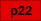
    <widget class="QFrame" name="frame_14">
     <property name="geometry">
      <rect>
       <x>60</x>
       <y>50</y>
       <width>41</width>
       <height>21</height>
      </rect>
     </property>
     <property name="palette">
      <palette>
       <active>
        <colorrole role="WindowText">
         <brush brushstyle="SolidPattern">
          <color alpha="255">
           <red>0</red>
           <green>0</green>
           <blue>0</blue>
          </color>
         </brush>
        </colorrole>
        <colorrole role="Button">
         <brush brushstyle="SolidPattern">
          <color alpha="255">
           <red>85</red>
           <green>170</green>
           <blue>127</blue>
          </color>
         </brush>
        </colorrole>
        <colorrole role="Light">
         <brush brushstyle="SolidPattern">
          <color alpha="255">
           <red>127</red>
           <green>255</green>
           <blue>191</blue>
          </color>
         </brush>
        </colorrole>
        <colorrole role="Midlight">
         <brush brushstyle="SolidPattern">
          <color alpha="255">
           <red>106</red>
           <green>212</green>
           <blue>159</blue>
          </color>
         </brush>
        </colorrole>
        <colorrole role="Dark">
         <brush brushstyle="SolidPattern">
          <color alpha="255">
           <red>42</red>
           <green>85</green>
           <blue>63</blue>
          </color>
         </brush>
        </colorrole>
        <colorrole role="Mid">
         <brush brushstyle="SolidPattern">
          <color alpha="255">
           <red>56</red>
           <green>113</green>
           <blue>84</blue>
          </color>
         </brush>
        </colorrole>
        <colorrole role="Text">
         <brush brushstyle="SolidPattern">
          <color alpha="255">
           <red>0</red>
           <green>0</green>
           <blue>0</blue>
          </color>
         </brush>
        </colorrole>
        <colorrole role="BrightText">
         <brush brushstyle="SolidPattern">
          <color alpha="255">
           <red>255</red>
           <green>255</green>
           <blue>255</blue>
          </color>
         </brush>
        </colorrole>
        <colorrole role="ButtonText">
         <brush brushstyle="SolidPattern">
          <color alpha="255">
           <red>0</red>
           <green>0</green>
           <blue>0</blue>
          </color>
         </brush>
        </colorrole>
        <colorrole role="Base">
         <brush brushstyle="SolidPattern">
          <color alpha="255">
           <red>255</red>
           <green>255</green>
           <blue>255</blue>
          </color>
         </brush>
        </colorrole>
        <colorrole role="Window">
         <brush brushstyle="SolidPattern">
          <color alpha="255">
           <red>85</red>
           <green>170</green>
           <blue>127</blue>
          </color>
         </brush>
        </colorrole>
        <colorrole role="Shadow">
         <brush brushstyle="SolidPattern">
          <color alpha="255">
           <red>0</red>
           <green>0</green>
           <blue>0</blue>
          </color>
         </brush>
        </colorrole>
        <colorrole role="AlternateBase">
         <brush brushstyle="SolidPattern">
          <color alpha="255">
           <red>170</red>
           <green>212</green>
           <blue>191</blue>
          </color>
         </brush>
        </colorrole>
        <colorrole role="ToolTipBase">
         <brush brushstyle="SolidPattern">
          <color alpha="255">
           <red>255</red>
           <green>255</green>
           <blue>220</blue>
          </color>
         </brush>
        </colorrole>
        <colorrole role="ToolTipText">
         <brush brushstyle="SolidPattern">
          <color alpha="255">
           <red>0</red>
           <green>0</green>
           <blue>0</blue>
          </color>
         </brush>
        </colorrole>
        <colorrole role="PlaceholderText">
         <brush brushstyle="SolidPattern">
          <color alpha="128">
           <red>0</red>
           <green>0</green>
           <blue>0</blue>
          </color>
         </brush>
        </colorrole>
       </active>
       <inactive>
        <colorrole role="WindowText">
         <brush brushstyle="SolidPattern">
          <color alpha="255">
           <red>0</red>
           <green>0</green>
           <blue>0</blue>
          </color>
         </brush>
        </colorrole>
        <colorrole role="Button">
         <brush brushstyle="SolidPattern">
          <color alpha="255">
           <red>85</red>
           <green>170</green>
           <blue>127</blue>
          </color>
         </brush>
        </colorrole>
        <colorrole role="Light">
         <brush brushstyle="SolidPattern">
          <color alpha="255">
           <red>127</red>
           <green>255</green>
           <blue>191</blue>
          </color>
         </brush>
        </colorrole>
        <colorrole role="Midlight">
         <brush brushstyle="SolidPattern">
          <color alpha="255">
           <red>106</red>
           <green>212</green>
           <blue>159</blue>
          </color>
         </brush>
        </colorrole>
        <colorrole role="Dark">
         <brush brushstyle="SolidPattern">
          <color alpha="255">
           <red>42</red>
           <green>85</green>
           <blue>63</blue>
          </color>
         </brush>
        </colorrole>
        <colorrole role="Mid">
         <brush brushstyle="SolidPattern">
          <color alpha="255">
           <red>56</red>
           <green>113</green>
           <blue>84</blue>
          </color>
         </brush>
        </colorrole>
        <colorrole role="Text">
         <brush brushstyle="SolidPattern">
          <color alpha="255">
           <red>0</red>
           <green>0</green>
           <blue>0</blue>
          </color>
         </brush>
        </colorrole>
        <colorrole role="BrightText">
         <brush brushstyle="SolidPattern">
          <color alpha="255">
           <red>255</red>
           <green>255</green>
           <blue>255</blue>
          </color>
         </brush>
        </colorrole>
        <colorrole role="ButtonText">
         <brush brushstyle="SolidPattern">
          <color alpha="255">
           <red>0</red>
           <green>0</green>
           <blue>0</blue>
          </color>
         </brush>
        </colorrole>
        <colorrole role="Base">
         <brush brushstyle="SolidPattern">
          <color alpha="255">
           <red>255</red>
           <green>255</green>
           <blue>255</blue>
          </color>
         </brush>
        </colorrole>
        <colorrole role="Window">
         <brush brushstyle="SolidPattern">
          <color alpha="255">
           <red>85</red>
           <green>170</green>
           <blue>127</blue>
          </color>
         </brush>
        </colorrole>
        <colorrole role="Shadow">
         <brush brushstyle="SolidPattern">
          <color alpha="255">
           <red>0</red>
           <green>0</green>
           <blue>0</blue>
          </color>
         </brush>
        </colorrole>
        <colorrole role="AlternateBase">
         <brush brushstyle="SolidPattern">
          <color alpha="255">
           <red>170</red>
           <green>212</green>
           <blue>191</blue>
          </color>
         </brush>
        </colorrole>
        <colorrole role="ToolTipBase">
         <brush brushstyle="SolidPattern">
          <color alpha="255">
           <red>255</red>
           <green>255</green>
           <blue>220</blue>
          </color>
         </brush>
        </colorrole>
        <colorrole role="ToolTipText">
         <brush brushstyle="SolidPattern">
          <color alpha="255">
           <red>0</red>
           <green>0</green>
           <blue>0</blue>
          </color>
         </brush>
        </colorrole>
        <colorrole role="PlaceholderText">
         <brush brushstyle="SolidPattern">
          <color alpha="128">
           <red>0</red>
           <green>0</green>
           <blue>0</blue>
          </color>
         </brush>
        </colorrole>
       </inactive>
       <disabled>
        <colorrole role="WindowText">
         <brush brushstyle="SolidPattern">
          <color alpha="255">
           <red>42</red>
           <green>85</green>
           <blue>63</blue>
          </color>
         </brush>
        </colorrole>
        <colorrole role="Button">
         <brush brushstyle="SolidPattern">
          <color alpha="255">
           <red>85</red>
           <green>170</green>
           <blue>127</blue>
          </color>
         </brush>
        </colorrole>
        <colorrole role="Light">
         <brush brushstyle="SolidPattern">
          <color alpha="255">
           <red>127</red>
           <green>255</green>
           <blue>191</blue>
          </color>
         </brush>
        </colorrole>
        <colorrole role="Midlight">
         <brush brushstyle="SolidPattern">
          <color alpha="255">
           <red>106</red>
           <green>212</green>
           <blue>159</blue>
          </color>
         </brush>
        </colorrole>
        <colorrole role="Dark">
         <brush brushstyle="SolidPattern">
          <color alpha="255">
           <red>42</red>
           <green>85</green>
           <blue>63</blue>
          </color>
         </brush>
        </colorrole>
        <colorrole role="Mid">
         <brush brushstyle="SolidPattern">
          <color alpha="255">
           <red>56</red>
           <green>113</green>
           <blue>84</blue>
          </color>
         </brush>
        </colorrole>
        <colorrole role="Text">
         <brush brushstyle="SolidPattern">
          <color alpha="255">
           <red>42</red>
           <green>85</green>
           <blue>63</blue>
          </color>
         </brush>
        </colorrole>
        <colorrole role="BrightText">
         <brush brushstyle="SolidPattern">
          <color alpha="255">
           <red>255</red>
           <green>255</green>
           <blue>255</blue>
          </color>
         </brush>
        </colorrole>
        <colorrole role="ButtonText">
         <brush brushstyle="SolidPattern">
          <color alpha="255">
           <red>42</red>
           <green>85</green>
           <blue>63</blue>
          </color>
         </brush>
        </colorrole>
        <colorrole role="Base">
         <brush brushstyle="SolidPattern">
          <color alpha="255">
           <red>85</red>
           <green>170</green>
           <blue>127</blue>
          </color>
         </brush>
        </colorrole>
        <colorrole role="Window">
         <brush brushstyle="SolidPattern">
          <color alpha="255">
           <red>85</red>
           <green>170</green>
           <blue>127</blue>
          </color>
         </brush>
        </colorrole>
        <colorrole role="Shadow">
         <brush brushstyle="SolidPattern">
          <color alpha="255">
           <red>0</red>
           <green>0</green>
           <blue>0</blue>
          </color>
         </brush>
        </colorrole>
        <colorrole role="AlternateBase">
         <brush brushstyle="SolidPattern">
          <color alpha="255">
           <red>85</red>
           <green>170</green>
           <blue>127</blue>
          </color>
         </brush>
        </colorrole>
        <colorrole role="ToolTipBase">
         <brush brushstyle="SolidPattern">
          <color alpha="255">
           <red>255</red>
           <green>255</green>
           <blue>220</blue>
          </color>
         </brush>
        </colorrole>
        <colorrole role="ToolTipText">
         <brush brushstyle="SolidPattern">
          <color alpha="255">
           <red>0</red>
           <green>0</green>
           <blue>0</blue>
          </color>
         </brush>
        </colorrole>
        <colorrole role="PlaceholderText">
         <brush brushstyle="SolidPattern">
          <color alpha="128">
           <red>0</red>
           <green>0</green>
           <blue>0</blue>
          </color>
         </brush>
        </colorrole>
       </disabled>
      </palette>
     </property>
     <property name="autoFillBackground">
      <bool>true</bool>
     </property>
     <property name="frameShape">
      <enum>QFrame::StyledPanel</enum>
     </property>
     <property name="frameShadow">
      <enum>QFrame::Raised</enum>
     </property>
     <widget class="QLabel" name="label_14">
      <property name="geometry">
       <rect>
        <x>10</x>
        <y>2</y>
        <width>51</width>
        <height>16</height>
       </rect>
      </property>
      <property name="font">
       <font>
        <pointsize>10</pointsize>
        <weight>75</weight>
        <bold>true</bold>
       </font>
      </property>
      <property name="text">
       <string>p22</string>
      </property>
     </widget>
     <widget class="QFrame" name="frame_35">
      <property name="geometry">
       <rect>
        <x>0</x>
        <y>0</y>
        <width>41</width>
        <height>21</height>
       </rect>
      </property>
      <property name="palette">
       <palette>
        <active>
         <colorrole role="WindowText">
          <brush brushstyle="SolidPattern">
           <color alpha="255">
            <red>0</red>
            <green>0</green>
            <blue>0</blue>
           </color>
          </brush>
         </colorrole>
         <colorrole role="Button">
          <brush brushstyle="SolidPattern">
           <color alpha="255">
            <red>230</red>
            <green>0</green>
            <blue>0</blue>
           </color>
          </brush>
         </colorrole>
         <colorrole role="Light">
          <brush brushstyle="SolidPattern">
           <color alpha="255">
            <red>255</red>
            <green>90</green>
            <blue>90</blue>
           </color>
          </brush>
         </colorrole>
         <colorrole role="Midlight">
          <brush brushstyle="SolidPattern">
           <color alpha="255">
            <red>242</red>
            <green>45</green>
            <blue>45</blue>
           </color>
          </brush>
         </colorrole>
         <colorrole role="Dark">
          <brush brushstyle="SolidPattern">
           <color alpha="255">
            <red>115</red>
            <green>0</green>
            <blue>0</blue>
           </color>
          </brush>
         </colorrole>
         <colorrole role="Mid">
          <brush brushstyle="SolidPattern">
           <color alpha="255">
            <red>153</red>
            <green>0</green>
            <blue>0</blue>
           </color>
          </brush>
         </colorrole>
         <colorrole role="Text">
          <brush brushstyle="SolidPattern">
           <color alpha="255">
            <red>0</red>
            <green>0</green>
            <blue>0</blue>
           </color>
          </brush>
         </colorrole>
         <colorrole role="BrightText">
          <brush brushstyle="SolidPattern">
           <color alpha="255">
            <red>255</red>
            <green>255</green>
            <blue>255</blue>
           </color>
          </brush>
         </colorrole>
         <colorrole role="ButtonText">
          <brush brushstyle="SolidPattern">
           <color alpha="255">
            <red>0</red>
            <green>0</green>
            <blue>0</blue>
           </color>
          </brush>
         </colorrole>
         <colorrole role="Base">
          <brush brushstyle="SolidPattern">
           <color alpha="255">
            <red>255</red>
            <green>255</green>
            <blue>255</blue>
           </color>
          </brush>
         </colorrole>
         <colorrole role="Window">
          <brush brushstyle="SolidPattern">
           <color alpha="255">
            <red>230</red>
            <green>0</green>
            <blue>0</blue>
           </color>
          </brush>
         </colorrole>
         <colorrole role="Shadow">
          <brush brushstyle="SolidPattern">
           <color alpha="255">
            <red>0</red>
            <green>0</green>
            <blue>0</blue>
           </color>
          </brush>
         </colorrole>
         <colorrole role="AlternateBase">
          <brush brushstyle="SolidPattern">
           <color alpha="255">
            <red>242</red>
            <green>127</green>
            <blue>127</blue>
           </color>
          </brush>
         </colorrole>
         <colorrole role="ToolTipBase">
          <brush brushstyle="SolidPattern">
           <color alpha="255">
            <red>255</red>
            <green>255</green>
            <blue>220</blue>
           </color>
          </brush>
         </colorrole>
         <colorrole role="ToolTipText">
          <brush brushstyle="SolidPattern">
           <color alpha="255">
            <red>0</red>
            <green>0</green>
            <blue>0</blue>
           </color>
          </brush>
         </colorrole>
         <colorrole role="PlaceholderText">
          <brush brushstyle="SolidPattern">
           <color alpha="128">
            <red>0</red>
            <green>0</green>
            <blue>0</blue>
           </color>
          </brush>
         </colorrole>
        </active>
        <inactive>
         <colorrole role="WindowText">
          <brush brushstyle="SolidPattern">
           <color alpha="255">
            <red>0</red>
            <green>0</green>
            <blue>0</blue>
           </color>
          </brush>
         </colorrole>
         <colorrole role="Button">
          <brush brushstyle="SolidPattern">
           <color alpha="255">
            <red>230</red>
            <green>0</green>
            <blue>0</blue>
           </color>
          </brush>
         </colorrole>
         <colorrole role="Light">
          <brush brushstyle="SolidPattern">
           <color alpha="255">
            <red>255</red>
            <green>90</green>
            <blue>90</blue>
           </color>
          </brush>
         </colorrole>
         <colorrole role="Midlight">
          <brush brushstyle="SolidPattern">
           <color alpha="255">
            <red>242</red>
            <green>45</green>
            <blue>45</blue>
           </color>
          </brush>
         </colorrole>
         <colorrole role="Dark">
          <brush brushstyle="SolidPattern">
           <color alpha="255">
            <red>115</red>
            <green>0</green>
            <blue>0</blue>
           </color>
          </brush>
         </colorrole>
         <colorrole role="Mid">
          <brush brushstyle="SolidPattern">
           <color alpha="255">
            <red>153</red>
            <green>0</green>
            <blue>0</blue>
           </color>
          </brush>
         </colorrole>
         <colorrole role="Text">
          <brush brushstyle="SolidPattern">
           <color alpha="255">
            <red>0</red>
            <green>0</green>
            <blue>0</blue>
           </color>
          </brush>
         </colorrole>
         <colorrole role="BrightText">
          <brush brushstyle="SolidPattern">
           <color alpha="255">
            <red>255</red>
            <green>255</green>
            <blue>255</blue>
           </color>
          </brush>
         </colorrole>
         <colorrole role="ButtonText">
          <brush brushstyle="SolidPattern">
           <color alpha="255">
            <red>0</red>
            <green>0</green>
            <blue>0</blue>
           </color>
          </brush>
         </colorrole>
         <colorrole role="Base">
          <brush brushstyle="SolidPattern">
           <color alpha="255">
            <red>255</red>
            <green>255</green>
            <blue>255</blue>
           </color>
          </brush>
         </colorrole>
         <colorrole role="Window">
          <brush brushstyle="SolidPattern">
           <color alpha="255">
            <red>230</red>
            <green>0</green>
            <blue>0</blue>
           </color>
          </brush>
         </colorrole>
         <colorrole role="Shadow">
          <brush brushstyle="SolidPattern">
           <color alpha="255">
            <red>0</red>
            <green>0</green>
            <blue>0</blue>
           </color>
          </brush>
         </colorrole>
         <colorrole role="AlternateBase">
          <brush brushstyle="SolidPattern">
           <color alpha="255">
            <red>242</red>
            <green>127</green>
            <blue>127</blue>
           </color>
          </brush>
         </colorrole>
         <colorrole role="ToolTipBase">
          <brush brushstyle="SolidPattern">
           <color alpha="255">
            <red>255</red>
            <green>255</green>
            <blue>220</blue>
           </color>
          </brush>
         </colorrole>
         <colorrole role="ToolTipText">
          <brush brushstyle="SolidPattern">
           <color alpha="255">
            <red>0</red>
            <green>0</green>
            <blue>0</blue>
           </color>
          </brush>
         </colorrole>
         <colorrole role="PlaceholderText">
          <brush brushstyle="SolidPattern">
           <color alpha="128">
            <red>0</red>
            <green>0</green>
            <blue>0</blue>
           </color>
          </brush>
         </colorrole>
        </inactive>
        <disabled>
         <colorrole role="WindowText">
          <brush brushstyle="SolidPattern">
           <color alpha="255">
            <red>115</red>
            <green>0</green>
            <blue>0</blue>
           </color>
          </brush>
         </colorrole>
         <colorrole role="Button">
          <brush brushstyle="SolidPattern">
           <color alpha="255">
            <red>230</red>
            <green>0</green>
            <blue>0</blue>
           </color>
          </brush>
         </colorrole>
         <colorrole role="Light">
          <brush brushstyle="SolidPattern">
           <color alpha="255">
            <red>255</red>
            <green>90</green>
            <blue>90</blue>
           </color>
          </brush>
         </colorrole>
         <colorrole role="Midlight">
          <brush brushstyle="SolidPattern">
           <color alpha="255">
            <red>242</red>
            <green>45</green>
            <blue>45</blue>
           </color>
          </brush>
         </colorrole>
         <colorrole role="Dark">
          <brush brushstyle="SolidPattern">
           <color alpha="255">
            <red>115</red>
            <green>0</green>
            <blue>0</blue>
           </color>
          </brush>
         </colorrole>
         <colorrole role="Mid">
          <brush brushstyle="SolidPattern">
           <color alpha="255">
            <red>153</red>
            <green>0</green>
            <blue>0</blue>
           </color>
          </brush>
         </colorrole>
         <colorrole role="Text">
          <brush brushstyle="SolidPattern">
           <color alpha="255">
            <red>115</red>
            <green>0</green>
            <blue>0</blue>
           </color>
          </brush>
         </colorrole>
         <colorrole role="BrightText">
          <brush brushstyle="SolidPattern">
           <color alpha="255">
            <red>255</red>
            <green>255</green>
            <blue>255</blue>
           </color>
          </brush>
         </colorrole>
         <colorrole role="ButtonText">
          <brush brushstyle="SolidPattern">
           <color alpha="255">
            <red>115</red>
            <green>0</green>
            <blue>0</blue>
           </color>
          </brush>
         </colorrole>
         <colorrole role="Base">
          <brush brushstyle="SolidPattern">
           <color alpha="255">
            <red>230</red>
            <green>0</green>
            <blue>0</blue>
           </color>
          </brush>
         </colorrole>
         <colorrole role="Window">
          <brush brushstyle="SolidPattern">
           <color alpha="255">
            <red>230</red>
            <green>0</green>
            <blue>0</blue>
           </color>
          </brush>
         </colorrole>
         <colorrole role="Shadow">
          <brush brushstyle="SolidPattern">
           <color alpha="255">
            <red>0</red>
            <green>0</green>
            <blue>0</blue>
           </color>
          </brush>
         </colorrole>
         <colorrole role="AlternateBase">
          <brush brushstyle="SolidPattern">
           <color alpha="255">
            <red>230</red>
            <green>0</green>
            <blue>0</blue>
           </color>
          </brush>
         </colorrole>
         <colorrole role="ToolTipBase">
          <brush brushstyle="SolidPattern">
           <color alpha="255">
            <red>255</red>
            <green>255</green>
            <blue>220</blue>
           </color>
          </brush>
         </colorrole>
         <colorrole role="ToolTipText">
          <brush brushstyle="SolidPattern">
           <color alpha="255">
            <red>0</red>
            <green>0</green>
            <blue>0</blue>
           </color>
          </brush>
         </colorrole>
         <colorrole role="PlaceholderText">
          <brush brushstyle="SolidPattern">
           <color alpha="128">
            <red>0</red>
            <green>0</green>
            <blue>0</blue>
           </color>
          </brush>
         </colorrole>
        </disabled>
       </palette>
      </property>
      <property name="autoFillBackground">
       <bool>true</bool>
      </property>
      <property name="frameShape">
       <enum>QFrame::StyledPanel</enum>
      </property>
      <property name="frameShadow">
       <enum>QFrame::Raised</enum>
      </property>
      <widget class="QLabel" name="label_30">
       <property name="geometry">
        <rect>
         <x>10</x>
         <y>2</y>
         <width>51</width>
         <height>16</height>
        </rect>
       </property>
       <property name="font">
        <font>
         <pointsize>10</pointsize>
         <weight>75</weight>
         <bold>true</bold>
        </font>
       </property>
       <property name="text">
        <string>p22</string>
       </property>
      </widget>
     </widget>
    </widget>
